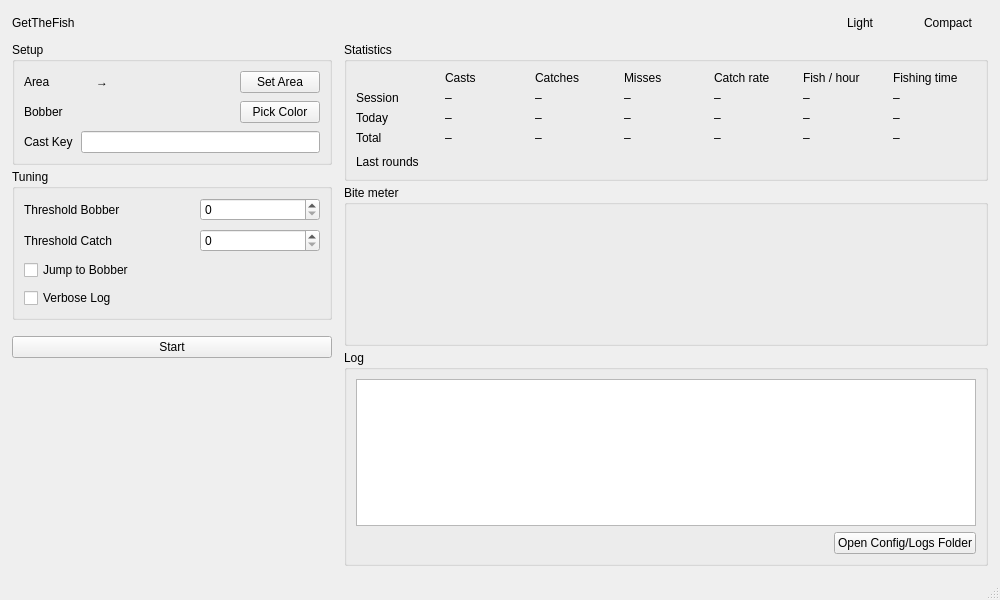
<?xml version='1.0' encoding='UTF-8'?>
<ui version="4.0">
 <class>MainWindow</class>
 <widget class="QMainWindow" name="MainWindow">
  <property name="geometry">
   <rect>
    <x>0</x>
    <y>0</y>
    <width>1000</width>
    <height>600</height>
   </rect>
  </property>
  <property name="windowTitle">
   <string>GetTheFish</string>
  </property>
  <widget class="QWidget" name="centralwidget">
   <layout class="QVBoxLayout" name="mainLayout" stretch="0,1">
    <property name="spacing">
     <number>8</number>
    </property>
    <property name="leftMargin">
     <number>12</number>
    </property>
    <property name="topMargin">
     <number>12</number>
    </property>
    <property name="rightMargin">
     <number>12</number>
    </property>
    <property name="bottomMargin">
     <number>12</number>
    </property>
    <item>
     <layout class="QHBoxLayout" name="headerLayout">
      <property name="spacing">
       <number>8</number>
      </property>
      <item>
       <widget class="QLabel" name="titleLabel">
        <property name="text">
         <string>GetTheFish</string>
        </property>
       </widget>
      </item>
      <item>
       <widget class="StatusLed" name="statusLed" />
      </item>
      <item>
       <spacer name="headerSpacer">
        <property name="orientation">
         <enum>Qt::Orientation::Horizontal</enum>
        </property>
        <property name="sizeHint">
         <size>
          <width>10</width>
          <height>0</height>
         </size>
        </property>
       </spacer>
      </item>
      <item>
       <widget class="QPushButton" name="themeButton">
        <property name="text">
         <string>Light</string>
        </property>
        <property name="toolTip">
         <string>Switch between light and dark mode</string>
        </property>
        <property name="flat">
         <bool>true</bool>
        </property>
        <property name="focusPolicy">
         <enum>Qt::FocusPolicy::NoFocus</enum>
        </property>
       </widget>
      </item>
      <item>
       <widget class="QPushButton" name="viewButton">
        <property name="text">
         <string>Compact</string>
        </property>
        <property name="toolTip">
         <string>Switch between the full and the compact view</string>
        </property>
        <property name="flat">
         <bool>true</bool>
        </property>
        <property name="focusPolicy">
         <enum>Qt::FocusPolicy::NoFocus</enum>
        </property>
       </widget>
      </item>
     </layout>
    </item>
    <item>
     <widget class="QStackedWidget" name="pages">
      <widget class="QWidget" name="fullPage">
       <layout class="QHBoxLayout" name="fullLayout" stretch="0,1">
        <property name="spacing">
         <number>12</number>
        </property>
        <property name="leftMargin">
         <number>0</number>
        </property>
        <property name="topMargin">
         <number>0</number>
        </property>
        <property name="rightMargin">
         <number>0</number>
        </property>
        <property name="bottomMargin">
         <number>0</number>
        </property>
        <item>
         <layout class="QVBoxLayout" name="leftColumn" stretch="0,0,0,1">
          <property name="spacing">
           <number>4</number>
          </property>
          <item>
           <widget class="QGroupBox" name="setupGroup">
            <property name="title">
             <string>Setup</string>
            </property>
            <property name="minimumSize">
             <size>
              <width>320</width>
              <height>0</height>
             </size>
            </property>
            <property name="maximumSize">
             <size>
              <width>320</width>
              <height>16777215</height>
             </size>
            </property>
            <layout class="QGridLayout" name="setupLayout">
             <property name="spacing">
              <number>8</number>
             </property>
             <item row="0" column="0">
              <widget class="QLabel" name="areaLabel">
               <property name="text">
                <string>Area</string>
               </property>
              </widget>
             </item>
             <item row="0" column="1">
              <layout class="QHBoxLayout" name="areaLayout">
               <item>
                <widget class="QLabel" name="posStartLabel">
                 <property name="text">
                  <string />
                 </property>
                </widget>
               </item>
               <item>
                <widget class="QLabel" name="areaArrowLabel">
                 <property name="text">
                  <string>→</string>
                 </property>
                </widget>
               </item>
               <item>
                <widget class="QLabel" name="posEndLabel">
                 <property name="text">
                  <string />
                 </property>
                </widget>
               </item>
               <item>
                <spacer name="areaSpacer">
                 <property name="orientation">
                  <enum>Qt::Orientation::Horizontal</enum>
                 </property>
                 <property name="sizeHint">
                  <size>
                   <width>10</width>
                   <height>0</height>
                  </size>
                 </property>
                </spacer>
               </item>
              </layout>
             </item>
             <item row="0" column="2">
              <widget class="QPushButton" name="areaButton">
               <property name="text">
                <string>Set Area</string>
               </property>
               <property name="toolTip">
                <string>Drag a rectangle over the water where the bobber lands</string>
               </property>
              </widget>
             </item>
             <item row="1" column="0">
              <widget class="QLabel" name="bobberLabel">
               <property name="text">
                <string>Bobber</string>
               </property>
              </widget>
             </item>
             <item row="1" column="1">
              <layout class="QHBoxLayout" name="colorLayout">
               <item>
                <widget class="QLabel" name="bobberColorLabel">
                 <property name="text">
                  <string />
                 </property>
                 <property name="minimumSize">
                  <size>
                   <width>18</width>
                   <height>18</height>
                  </size>
                 </property>
                 <property name="maximumSize">
                  <size>
                   <width>18</width>
                   <height>18</height>
                  </size>
                 </property>
                </widget>
               </item>
               <item>
                <widget class="QLabel" name="hexColorLabel">
                 <property name="text">
                  <string />
                 </property>
                </widget>
               </item>
               <item>
                <spacer name="colorSpacer">
                 <property name="orientation">
                  <enum>Qt::Orientation::Horizontal</enum>
                 </property>
                 <property name="sizeHint">
                  <size>
                   <width>10</width>
                   <height>0</height>
                  </size>
                 </property>
                </spacer>
               </item>
              </layout>
             </item>
             <item row="1" column="2">
              <widget class="QPushButton" name="colorButton">
               <property name="text">
                <string>Pick Color</string>
               </property>
               <property name="toolTip">
                <string>Click the bobber in a frozen screenshot</string>
               </property>
              </widget>
             </item>
             <item row="2" column="0">
              <widget class="QLabel" name="castKeyLabel">
               <property name="text">
                <string>Cast Key</string>
               </property>
              </widget>
             </item>
             <item row="2" column="1" colspan="2">
              <widget class="QLineEdit" name="castKeyEdit">
               <property name="toolTip">
                <string>Key bound to the Fishing spell in the game, e.g. 0, f, f1, num0</string>
               </property>
               <property name="maxLength">
                <number>20</number>
               </property>
              </widget>
             </item>
            </layout>
           </widget>
          </item>
          <item>
           <widget class="QGroupBox" name="tuningGroup">
            <property name="title">
             <string>Tuning</string>
            </property>
            <property name="minimumSize">
             <size>
              <width>320</width>
              <height>0</height>
             </size>
            </property>
            <property name="maximumSize">
             <size>
              <width>320</width>
              <height>16777215</height>
             </size>
            </property>
            <layout class="QGridLayout" name="tuningLayout">
             <property name="spacing">
              <number>8</number>
             </property>
             <item row="0" column="0">
              <widget class="QLabel" name="thresholdBobberLabel">
               <property name="text">
                <string>Threshold Bobber</string>
               </property>
              </widget>
             </item>
             <item row="0" column="1">
              <widget class="QSpinBox" name="thresholdBobberSpinBox">
               <property name="toolTip">
                <string>Per-channel RGB tolerance when searching for the bobber colour</string>
               </property>
               <property name="sizePolicy">
                <sizepolicy hsizetype="Fixed" vsizetype="Fixed">
                 <horstretch>0</horstretch>
                 <verstretch>0</verstretch>
                </sizepolicy>
               </property>
               <property name="minimumSize">
                <size>
                 <width>120</width>
                 <height>0</height>
                </size>
               </property>
               <property name="maximumSize">
                <size>
                 <width>120</width>
                 <height>16777215</height>
                </size>
               </property>
              </widget>
             </item>
             <item row="1" column="0">
              <widget class="QLabel" name="thresholdCatchLabel">
               <property name="text">
                <string>Threshold Catch</string>
               </property>
              </widget>
             </item>
             <item row="1" column="1">
              <widget class="QSpinBox" name="thresholdCatchSpinBox">
               <property name="toolTip">
                <string>Colour change of the watched pixel that counts as a bite (dashed line in the meter)</string>
               </property>
               <property name="sizePolicy">
                <sizepolicy hsizetype="Fixed" vsizetype="Fixed">
                 <horstretch>0</horstretch>
                 <verstretch>0</verstretch>
                </sizepolicy>
               </property>
               <property name="minimumSize">
                <size>
                 <width>120</width>
                 <height>0</height>
                </size>
               </property>
               <property name="maximumSize">
                <size>
                 <width>120</width>
                 <height>16777215</height>
                </size>
               </property>
              </widget>
             </item>
             <item row="2" column="0" colspan="2">
              <widget class="QCheckBox" name="jumpToBobberCheck">
               <property name="text">
                <string>Jump to Bobber</string>
               </property>
              </widget>
             </item>
             <item row="3" column="0" colspan="2">
              <widget class="QCheckBox" name="verboseCheck">
               <property name="text">
                <string>Verbose Log</string>
               </property>
              </widget>
             </item>
            </layout>
           </widget>
          </item>
          <item>
           <layout class="QVBoxLayout" name="startLayout">
            <property name="topMargin">
             <number>12</number>
            </property>
            <item>
             <widget class="QPushButton" name="startButton">
              <property name="text">
               <string>Start</string>
              </property>
             </widget>
            </item>
           </layout>
          </item>
          <item>
           <spacer name="leftSpacer">
            <property name="orientation">
             <enum>Qt::Orientation::Vertical</enum>
            </property>
            <property name="sizeHint">
             <size>
              <width>0</width>
              <height>10</height>
             </size>
            </property>
           </spacer>
          </item>
         </layout>
        </item>
        <item>
         <layout class="QVBoxLayout" name="rightColumn" stretch="0,0,1">
          <property name="spacing">
           <number>4</number>
          </property>
          <item>
           <widget class="QGroupBox" name="sessionGroup">
            <property name="title">
             <string>Statistics</string>
            </property>
            <layout class="QVBoxLayout" name="sessionLayout">
             <property name="spacing">
              <number>10</number>
             </property>
             <item>
              <layout class="QGridLayout" name="statsLayout">
               <property name="spacing">
                <number>6</number>
               </property>
               <item row="0" column="1">
                <widget class="QLabel" name="castsCaption">
                 <property name="text">
                  <string>Casts</string>
                 </property>
                 <property name="caption" stdset="0">
                  <bool>true</bool>
                 </property>
                </widget>
               </item>
               <item row="1" column="1">
                <widget class="QLabel" name="castsValue">
                 <property name="text">
                  <string>–</string>
                 </property>
                 <property name="statValue" stdset="0">
                  <bool>true</bool>
                 </property>
                </widget>
               </item>
               <item row="2" column="1">
                <widget class="QLabel" name="todayCastsValue">
                 <property name="text">
                  <string>–</string>
                 </property>
                 <property name="statValue" stdset="0">
                  <bool>true</bool>
                 </property>
                </widget>
               </item>
               <item row="3" column="1">
                <widget class="QLabel" name="totalCastsValue">
                 <property name="text">
                  <string>–</string>
                 </property>
                 <property name="statValue" stdset="0">
                  <bool>true</bool>
                 </property>
                </widget>
               </item>
               <item row="0" column="2">
                <widget class="QLabel" name="catchesCaption">
                 <property name="text">
                  <string>Catches</string>
                 </property>
                 <property name="caption" stdset="0">
                  <bool>true</bool>
                 </property>
                </widget>
               </item>
               <item row="1" column="2">
                <widget class="QLabel" name="catchesValue">
                 <property name="text">
                  <string>–</string>
                 </property>
                 <property name="statValue" stdset="0">
                  <bool>true</bool>
                 </property>
                </widget>
               </item>
               <item row="2" column="2">
                <widget class="QLabel" name="todayCatchesValue">
                 <property name="text">
                  <string>–</string>
                 </property>
                 <property name="statValue" stdset="0">
                  <bool>true</bool>
                 </property>
                </widget>
               </item>
               <item row="3" column="2">
                <widget class="QLabel" name="totalCatchesValue">
                 <property name="text">
                  <string>–</string>
                 </property>
                 <property name="statValue" stdset="0">
                  <bool>true</bool>
                 </property>
                </widget>
               </item>
               <item row="0" column="3">
                <widget class="QLabel" name="missesCaption">
                 <property name="text">
                  <string>Misses</string>
                 </property>
                 <property name="caption" stdset="0">
                  <bool>true</bool>
                 </property>
                </widget>
               </item>
               <item row="1" column="3">
                <widget class="QLabel" name="missesValue">
                 <property name="text">
                  <string>–</string>
                 </property>
                 <property name="statValue" stdset="0">
                  <bool>true</bool>
                 </property>
                </widget>
               </item>
               <item row="2" column="3">
                <widget class="QLabel" name="todayMissesValue">
                 <property name="text">
                  <string>–</string>
                 </property>
                 <property name="statValue" stdset="0">
                  <bool>true</bool>
                 </property>
                </widget>
               </item>
               <item row="3" column="3">
                <widget class="QLabel" name="totalMissesValue">
                 <property name="text">
                  <string>–</string>
                 </property>
                 <property name="statValue" stdset="0">
                  <bool>true</bool>
                 </property>
                </widget>
               </item>
               <item row="0" column="4">
                <widget class="QLabel" name="rateCaption">
                 <property name="text">
                  <string>Catch rate</string>
                 </property>
                 <property name="caption" stdset="0">
                  <bool>true</bool>
                 </property>
                </widget>
               </item>
               <item row="1" column="4">
                <widget class="QLabel" name="rateValue">
                 <property name="text">
                  <string>–</string>
                 </property>
                 <property name="statValue" stdset="0">
                  <bool>true</bool>
                 </property>
                </widget>
               </item>
               <item row="2" column="4">
                <widget class="QLabel" name="todayRateValue">
                 <property name="text">
                  <string>–</string>
                 </property>
                 <property name="statValue" stdset="0">
                  <bool>true</bool>
                 </property>
                </widget>
               </item>
               <item row="3" column="4">
                <widget class="QLabel" name="totalRateValue">
                 <property name="text">
                  <string>–</string>
                 </property>
                 <property name="statValue" stdset="0">
                  <bool>true</bool>
                 </property>
                </widget>
               </item>
               <item row="0" column="5">
                <widget class="QLabel" name="perHourCaption">
                 <property name="text">
                  <string>Fish / hour</string>
                 </property>
                 <property name="caption" stdset="0">
                  <bool>true</bool>
                 </property>
                </widget>
               </item>
               <item row="1" column="5">
                <widget class="QLabel" name="perHourValue">
                 <property name="text">
                  <string>–</string>
                 </property>
                 <property name="statValue" stdset="0">
                  <bool>true</bool>
                 </property>
                </widget>
               </item>
               <item row="2" column="5">
                <widget class="QLabel" name="todayPerHourValue">
                 <property name="text">
                  <string>–</string>
                 </property>
                 <property name="statValue" stdset="0">
                  <bool>true</bool>
                 </property>
                </widget>
               </item>
               <item row="3" column="5">
                <widget class="QLabel" name="totalPerHourValue">
                 <property name="text">
                  <string>–</string>
                 </property>
                 <property name="statValue" stdset="0">
                  <bool>true</bool>
                 </property>
                </widget>
               </item>
               <item row="0" column="6">
                <widget class="QLabel" name="elapsedCaption">
                 <property name="text">
                  <string>Fishing time</string>
                 </property>
                 <property name="caption" stdset="0">
                  <bool>true</bool>
                 </property>
                </widget>
               </item>
               <item row="1" column="6">
                <widget class="QLabel" name="elapsedValue">
                 <property name="text">
                  <string>–</string>
                 </property>
                 <property name="statValue" stdset="0">
                  <bool>true</bool>
                 </property>
                </widget>
               </item>
               <item row="2" column="6">
                <widget class="QLabel" name="todayElapsedValue">
                 <property name="text">
                  <string>–</string>
                 </property>
                 <property name="statValue" stdset="0">
                  <bool>true</bool>
                 </property>
                </widget>
               </item>
               <item row="3" column="6">
                <widget class="QLabel" name="totalElapsedValue">
                 <property name="text">
                  <string>–</string>
                 </property>
                 <property name="statValue" stdset="0">
                  <bool>true</bool>
                 </property>
                </widget>
               </item>
               <item row="1" column="0">
                <widget class="QLabel" name="sessionLabel">
                 <property name="text">
                  <string>Session</string>
                 </property>
                 <property name="caption" stdset="0">
                  <bool>true</bool>
                 </property>
                </widget>
               </item>
               <item row="2" column="0">
                <widget class="QLabel" name="todayLabel">
                 <property name="text">
                  <string>Today</string>
                 </property>
                 <property name="caption" stdset="0">
                  <bool>true</bool>
                 </property>
                </widget>
               </item>
               <item row="3" column="0">
                <widget class="QLabel" name="totalLabel">
                 <property name="text">
                  <string>Total</string>
                 </property>
                 <property name="caption" stdset="0">
                  <bool>true</bool>
                 </property>
                </widget>
               </item>
              </layout>
             </item>
             <item>
              <layout class="QHBoxLayout" name="roundsLayout">
               <property name="spacing">
                <number>8</number>
               </property>
               <item>
                <widget class="QLabel" name="roundsLabel">
                 <property name="text">
                  <string>Last rounds</string>
                 </property>
                 <property name="caption" stdset="0">
                  <bool>true</bool>
                 </property>
                </widget>
               </item>
               <item>
                <widget class="RoundHistory" name="roundHistory">
                 <property name="sizePolicy">
                  <sizepolicy hsizetype="Expanding" vsizetype="Fixed">
                   <horstretch>0</horstretch>
                   <verstretch>0</verstretch>
                  </sizepolicy>
                 </property>
                </widget>
               </item>
              </layout>
             </item>
            </layout>
           </widget>
          </item>
          <item>
           <widget class="QGroupBox" name="meterGroup">
            <property name="title">
             <string>Bite meter</string>
            </property>
            <layout class="QVBoxLayout" name="meterLayout">
             <item>
              <widget class="BiteMeter" name="biteMeter">
               <property name="minimumSize">
                <size>
                 <width>0</width>
                 <height>120</height>
                </size>
               </property>
              </widget>
             </item>
            </layout>
           </widget>
          </item>
          <item>
           <widget class="QGroupBox" name="logGroup">
            <property name="title">
             <string>Log</string>
            </property>
            <layout class="QVBoxLayout" name="logLayout">
             <item>
              <widget class="QPlainTextEdit" name="logView">
               <property name="readOnly">
                <bool>true</bool>
               </property>
               <property name="maximumBlockCount">
                <number>500</number>
               </property>
              </widget>
             </item>
             <item>
              <layout class="QHBoxLayout" name="logButtonLayout">
               <item>
                <spacer name="logButtonSpacer">
                 <property name="orientation">
                  <enum>Qt::Orientation::Horizontal</enum>
                 </property>
                 <property name="sizeHint">
                  <size>
                   <width>10</width>
                   <height>0</height>
                  </size>
                 </property>
                </spacer>
               </item>
               <item>
                <widget class="QPushButton" name="openConfigFolderButton">
                 <property name="text">
                  <string>Open Config/Logs Folder</string>
                 </property>
                </widget>
               </item>
              </layout>
             </item>
            </layout>
           </widget>
          </item>
         </layout>
        </item>
       </layout>
      </widget>
      <widget class="QWidget" name="compactPage">
       <layout class="QVBoxLayout" name="compactLayout">
        <property name="spacing">
         <number>8</number>
        </property>
        <property name="leftMargin">
         <number>0</number>
        </property>
        <property name="topMargin">
         <number>0</number>
        </property>
        <property name="rightMargin">
         <number>0</number>
        </property>
        <property name="bottomMargin">
         <number>0</number>
        </property>
        <item>
         <widget class="QPushButton" name="compactStartButton">
          <property name="text">
           <string>Start</string>
          </property>
         </widget>
        </item>
        <item>
         <widget class="RoundHistory" name="compactRoundHistory">
          <property name="sizePolicy">
           <sizepolicy hsizetype="Expanding" vsizetype="Fixed">
            <horstretch>0</horstretch>
            <verstretch>0</verstretch>
           </sizepolicy>
          </property>
         </widget>
        </item>
        <item>
         <layout class="QGridLayout" name="compactStatsLayout" columnstretch="1,1,1,1">
          <property name="spacing">
           <number>2</number>
          </property>
          <item row="0" column="1">
           <widget class="QLabel" name="compactCaughtCaption">
            <property name="text">
             <string>Caught</string>
            </property>
            <property name="caption" stdset="0">
             <bool>true</bool>
            </property>
            <property name="alignment">
             <set>Qt::AlignmentFlag::AlignRight|Qt::AlignmentFlag::AlignVCenter</set>
            </property>
           </widget>
          </item>
          <item row="0" column="2">
           <widget class="QLabel" name="compactRateCaption">
            <property name="text">
             <string>Rate</string>
            </property>
            <property name="caption" stdset="0">
             <bool>true</bool>
            </property>
            <property name="alignment">
             <set>Qt::AlignmentFlag::AlignRight|Qt::AlignmentFlag::AlignVCenter</set>
            </property>
           </widget>
          </item>
          <item row="0" column="3">
           <widget class="QLabel" name="compactTimeCaption">
            <property name="text">
             <string>Time</string>
            </property>
            <property name="caption" stdset="0">
             <bool>true</bool>
            </property>
            <property name="alignment">
             <set>Qt::AlignmentFlag::AlignRight|Qt::AlignmentFlag::AlignVCenter</set>
            </property>
           </widget>
          </item>
          <item row="1" column="0">
           <widget class="QLabel" name="compactSessionLabel">
            <property name="text">
             <string>Session</string>
            </property>
            <property name="caption" stdset="0">
             <bool>true</bool>
            </property>
           </widget>
          </item>
          <item row="1" column="1">
           <widget class="QLabel" name="compactSessionCatches">
            <property name="text">
             <string>–</string>
            </property>
            <property name="alignment">
             <set>Qt::AlignmentFlag::AlignRight|Qt::AlignmentFlag::AlignVCenter</set>
            </property>
           </widget>
          </item>
          <item row="1" column="2">
           <widget class="QLabel" name="compactSessionRate">
            <property name="text">
             <string>–</string>
            </property>
            <property name="alignment">
             <set>Qt::AlignmentFlag::AlignRight|Qt::AlignmentFlag::AlignVCenter</set>
            </property>
           </widget>
          </item>
          <item row="1" column="3">
           <widget class="QLabel" name="compactSessionTime">
            <property name="text">
             <string>–</string>
            </property>
            <property name="alignment">
             <set>Qt::AlignmentFlag::AlignRight|Qt::AlignmentFlag::AlignVCenter</set>
            </property>
           </widget>
          </item>
          <item row="2" column="0">
           <widget class="QLabel" name="compactTodayLabel">
            <property name="text">
             <string>Today</string>
            </property>
            <property name="caption" stdset="0">
             <bool>true</bool>
            </property>
           </widget>
          </item>
          <item row="2" column="1">
           <widget class="QLabel" name="compactTodayCatches">
            <property name="text">
             <string>–</string>
            </property>
            <property name="alignment">
             <set>Qt::AlignmentFlag::AlignRight|Qt::AlignmentFlag::AlignVCenter</set>
            </property>
           </widget>
          </item>
          <item row="2" column="2">
           <widget class="QLabel" name="compactTodayRate">
            <property name="text">
             <string>–</string>
            </property>
            <property name="alignment">
             <set>Qt::AlignmentFlag::AlignRight|Qt::AlignmentFlag::AlignVCenter</set>
            </property>
           </widget>
          </item>
          <item row="2" column="3">
           <widget class="QLabel" name="compactTodayTime">
            <property name="text">
             <string>–</string>
            </property>
            <property name="alignment">
             <set>Qt::AlignmentFlag::AlignRight|Qt::AlignmentFlag::AlignVCenter</set>
            </property>
           </widget>
          </item>
          <item row="3" column="0">
           <widget class="QLabel" name="compactTotalLabel">
            <property name="text">
             <string>Total</string>
            </property>
            <property name="caption" stdset="0">
             <bool>true</bool>
            </property>
           </widget>
          </item>
          <item row="3" column="1">
           <widget class="QLabel" name="compactTotalCatches">
            <property name="text">
             <string>–</string>
            </property>
            <property name="alignment">
             <set>Qt::AlignmentFlag::AlignRight|Qt::AlignmentFlag::AlignVCenter</set>
            </property>
           </widget>
          </item>
          <item row="3" column="2">
           <widget class="QLabel" name="compactTotalRate">
            <property name="text">
             <string>–</string>
            </property>
            <property name="alignment">
             <set>Qt::AlignmentFlag::AlignRight|Qt::AlignmentFlag::AlignVCenter</set>
            </property>
           </widget>
          </item>
          <item row="3" column="3">
           <widget class="QLabel" name="compactTotalTime">
            <property name="text">
             <string>–</string>
            </property>
            <property name="alignment">
             <set>Qt::AlignmentFlag::AlignRight|Qt::AlignmentFlag::AlignVCenter</set>
            </property>
           </widget>
          </item>
         </layout>
        </item>
        <item>
         <widget class="BiteMeter" name="compactMeter">
          <property name="minimumSize">
           <size>
            <width>0</width>
            <height>80</height>
           </size>
          </property>
         </widget>
        </item>
       </layout>
      </widget>
     </widget>
    </item>
   </layout>
  </widget>
  <widget class="QStatusBar" name="statusbar" />
 </widget>
 <customwidgets>
  <customwidget>
   <class>StatusLed</class>
   <extends>QWidget</extends>
   <header>getthefish.gui.widgets</header>
  </customwidget>
  <customwidget>
   <class>BiteMeter</class>
   <extends>QWidget</extends>
   <header>getthefish.gui.widgets</header>
  </customwidget>
  <customwidget>
   <class>RoundHistory</class>
   <extends>QWidget</extends>
   <header>getthefish.gui.widgets</header>
  </customwidget>
 </customwidgets>
 <resources />
 <connections />
</ui>
